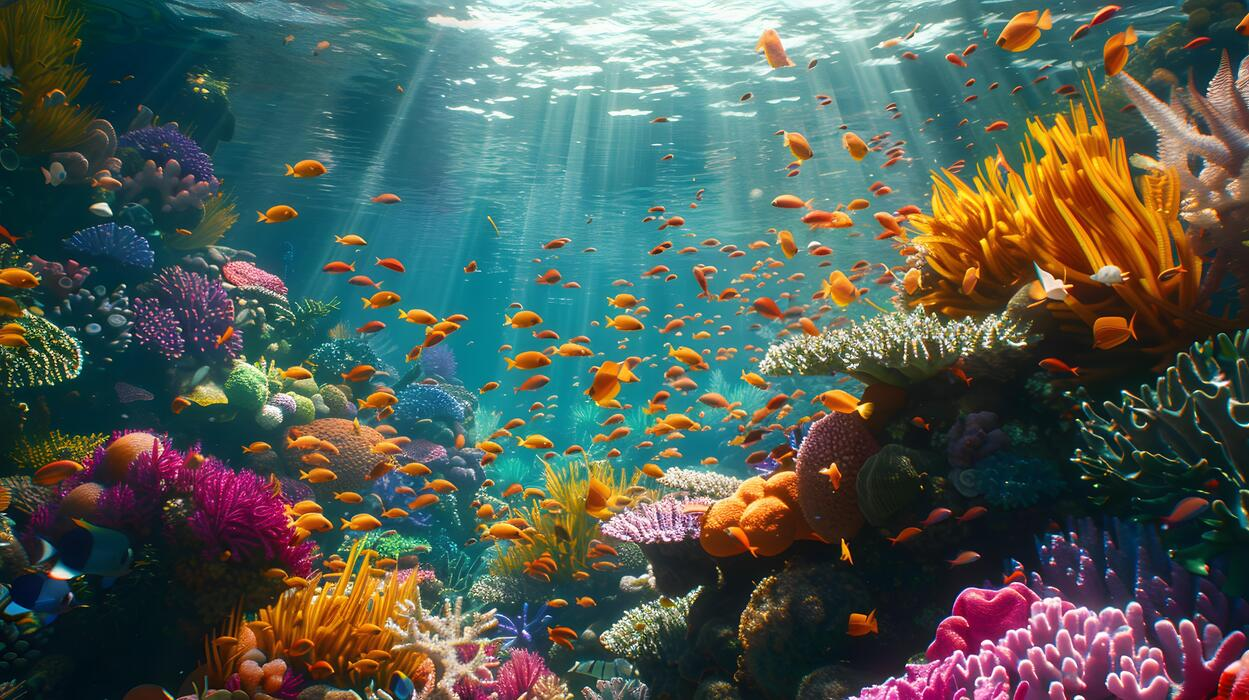
#> input picture data/input/underwater1.jpg, 1249 x 700 px, found by its file name
$ python step7_gamma_correction.py
#> lines starting #> are read from the running program, lines starting #| are printed output that depends on the picture
# step7_gamma_correction.py
# Purpose: brighten a dark underwater image with gamma correction.
# We try several gamma values and also calculate an automatic gamma.

import cv2
import os
import sys
import numpy as np
import matplotlib.pyplot as plt

# ---------- 1. Paths ----------
base_folder    = os.path.dirname(os.path.abspath(__file__))
input_path     = os.path.join(base_folder, "..", "input_images", "underwater1.jpg")
output_folder  = os.path.join(base_folder, "..", "output_images")
results_folder = os.path.join(base_folder, "..", "results")
os.makedirs(output_folder, exist_ok=True)
os.makedirs(results_folder, exist_ok=True)

# ---------- 2. Settings you can change ----------
MAX_WIDTH    = 800
GAMMA_VALUES = [0.5, 0.7, 1.0, 1.5]    # gammas to compare
TARGET_MEAN  = 110                      # brightness we want for the automatic gamma

# ---------- 3. Helper functions ----------
def resize_image(image, max_width):
    """Shrink image so width <= max_width. Keeps aspect ratio."""
    h, w = image.shape[:2]
    if w <= max_width:
        return image.copy()
    scale = max_width / w
    return cv2.resize(image, (max_width, int(h * scale)), interpolation=cv2.INTER_AREA)

def gamma_correction(image, gamma):
    """
    Apply gamma correction.
    image : BGR image (uint8)
    gamma : number > 0.  gamma < 1 brightens, gamma > 1 darkens.
    Returns the corrected image.
    """
    # Build the lookup table: 256 values, one for each possible pixel value
    table = np.array([255 * (i / 255.0) ** gamma for i in range(256)])
    table = np.clip(np.round(table), 0, 255).astype(np.uint8)
    # Replace every pixel by its table entry
    return cv2.LUT(image, table)

def auto_gamma(image, target_mean=110, low=0.4, high=1.0):
    """Calculate a gamma that moves the mean brightness towards target_mean."""
    gray = cv2.cvtColor(image, cv2.COLOR_BGR2GRAY)
    mean = np.clip(gray.mean(), 1, 254)              # avoid log(0) and log(1)
    gamma = np.log(target_mean / 255.0) / np.log(mean / 255.0)
    return float(np.clip(gamma, low, high))          # keep gamma in a safe range

def brightness_and_contrast(image):
    """Return (mean brightness, contrast) from the grayscale image."""
    gray = cv2.cvtColor(image, cv2.COLOR_BGR2GRAY)
    return gray.mean(), gray.std()

def to_rgb(image):
    """BGR -> RGB for Matplotlib."""
    return cv2.cvtColor(image, cv2.COLOR_BGR2RGB)

# ---------- 4. Read and resize ----------
img = cv2.imread(input_path)
#> img is the input picture: shape (700, 1249, 3); mean B, G, R 84.3, 92.3, 80.1
if img is None:
    print("ERROR: Could not read the image.")
    print("Path tried:", os.path.abspath(input_path))
    sys.exit()

img = resize_image(img, MAX_WIDTH)

# ---------- 5. Apply the fixed gamma values ----------
versions = []
for g in GAMMA_VALUES:
    label = "Original (gamma 1.0)" if g == 1.0 else f"gamma = {g}"
    versions.append((label, gamma_correction(img, g)))
#> after the loop, versions = 4 items

# ---------- 6. Apply the automatic gamma ----------
g_auto = auto_gamma(img, TARGET_MEAN)
#> in auto_gamma, `gray = cv2.cvtColor(image, cv2.COLOR_BGR2GRAY)`:
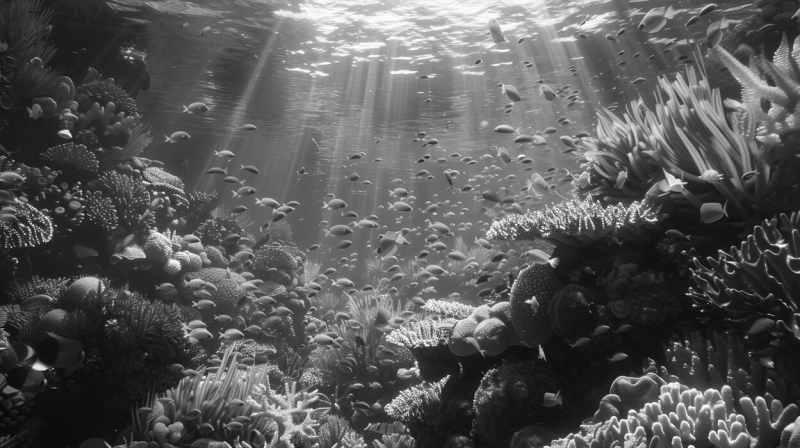
#> gray: shape (448, 800); min 7, max 254, mean 87.7
#> in auto_gamma, `mean = np.clip(gray.mean(), 1, 254)`: mean = 87.74
#> in auto_gamma, `gamma = np.log(target_mean / 255.0) / np.log(mean / 255.0)`: gamma = 0.788
#> g_auto = 0.788
versions.append((f"auto gamma = {g_auto:.2f}", gamma_correction(img, g_auto)))
#> in gamma_correction (call 5), `table = np.array([255 * (i / 255.0) ** gamma for i in range(256)])`: table = 256 values from 0 to 255
#> in gamma_correction (call 5), `return cv2.LUT(image, table)`:
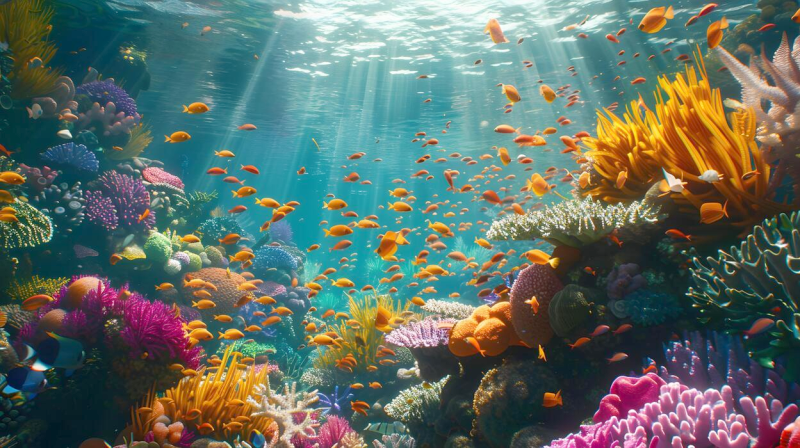
#> returned value: shape (448, 800, 3); mean of channels 0, 1, 2 101.9, 110.6, 96.2; drawn as B, G, R

# ---------- 7. Print brightness and contrast for each version ----------
print(f"Automatic gamma chosen: {g_auto:.2f} (target mean brightness = {TARGET_MEAN})\n")
#| Automatic gamma chosen: 0.79 (target mean brightness = 110)
print(f"{'Version':<24}{'Mean brightness':>18}{'Contrast (std)':>18}")
for label, image in versions:
    bright, contrast = brightness_and_contrast(image)
    print(f"{label:<24}{bright:>18.1f}{contrast:>18.1f}")
#> this loop made 5 passes
#> (label, bright, contrast) on passes 1 to 5: ('gamma = 0.5', 139.3, 47.14), ('gamma = 0.7', 114.2, 51.88), ('Original (gamma 1.0)', 87.74, 53.81), ('gamma = 1.5', 60.62, 51.51), ('auto gamma = 0.79', 105.3, 52.91)
#| gamma = 0.5                          139.3              47.1
#| gamma = 0.7                          114.2              51.9
#| Original (gamma 1.0)                  87.7              53.8
#| gamma = 1.5                           60.6              51.5
#| auto gamma = 0.79                    105.3              52.9
#> pass 1, in brightness_and_contrast, `gray = cv2.cvtColor(image, cv2.COLOR_BGR2GRAY)`:
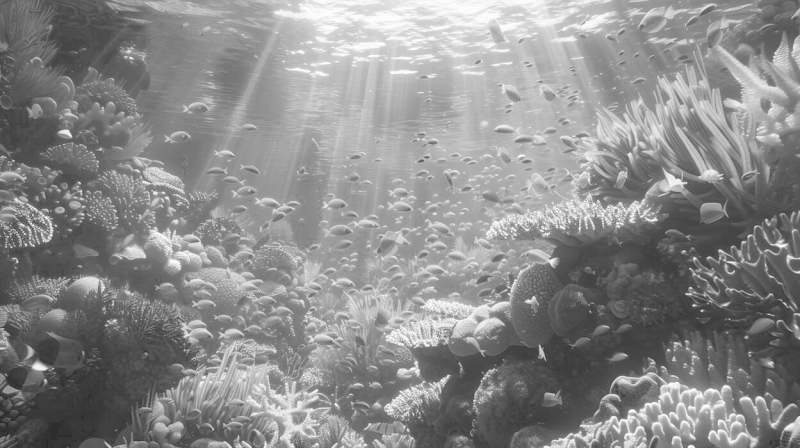
#> gray: shape (448, 800); min 36, max 254, mean 139.3
#> pass 2, in brightness_and_contrast (call 2), `gray = cv2.cvtColor(image, cv2.COLOR_BGR2GRAY)`:
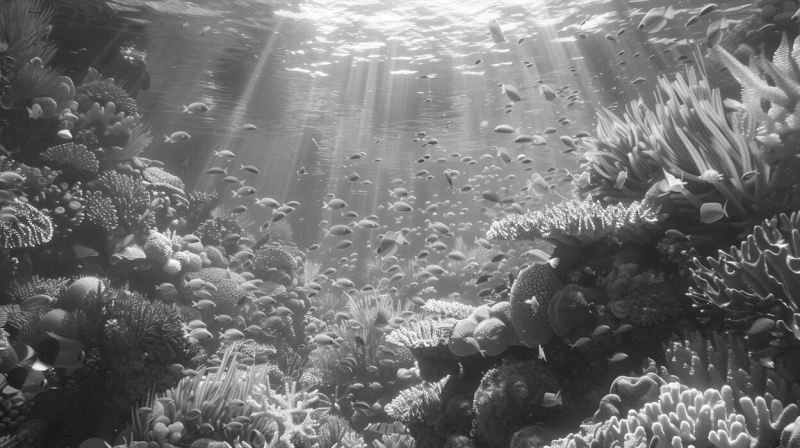
#> gray: shape (448, 800); min 19, max 254, mean 114.2

# Save the automatic result for later steps
cv2.imwrite(os.path.join(output_folder, "step7_gamma_auto.jpg"), versions[-1][1])

# ---------- 8. Figure 1: the gamma curves ----------
fig1 = plt.figure(figsize=(6, 5))
x = np.linspace(0, 1, 256)                         # input values from 0 to 1
for g in [0.5, 0.7, 1.0, 1.5, 2.0]:
    plt.plot(x * 255, (x ** g) * 255, label=f"gamma = {g}")
plt.xlabel("Input pixel value")
plt.ylabel("Output pixel value")
plt.title("Gamma curves")
plt.legend()
plt.grid(True)
plt.tight_layout()
fig1.savefig(os.path.join(results_folder, "step7_gamma_curves.png"), dpi=150)
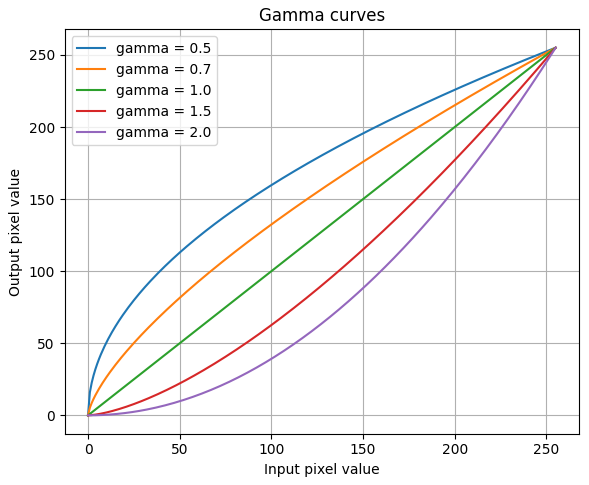
#> figure drawn by matplotlib, 1 panel; curve peaks at x = 255, y = 255; curve peaks at x = 255, y = 255; curve peaks at x = 255, y = 255

# ---------- 9. Figure 2: images (top) and grayscale histograms (bottom) ----------
n = len(versions)
#> n = 5
fig2 = plt.figure(figsize=(16, 6))
for i, (label, image) in enumerate(versions):
    plt.subplot(2, n, i + 1)
    plt.imshow(to_rgb(image))
    plt.title(label, fontsize=10)
    plt.axis("off")

    plt.subplot(2, n, n + i + 1)
    gray = cv2.cvtColor(image, cv2.COLOR_BGR2GRAY)
    hist = cv2.calcHist([gray], [0], None, [256], [0, 256])
    plt.plot(hist, color="black")
    plt.xlim([0, 255])
    plt.xlabel("Pixel value")
#> this loop made 5 passes
#> label on passes 1 to 5: 'gamma = 0.5', 'gamma = 0.7', 'Original (gamma 1.0)', 'gamma = 1.5', 'auto gamma = 0.79'
plt.tight_layout()
fig2.savefig(os.path.join(results_folder, "step7_gamma_comparison.png"), dpi=150)
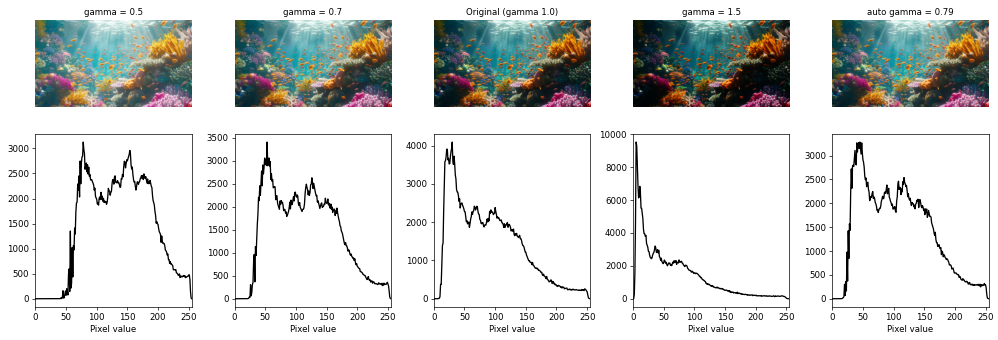
#> figure drawn by matplotlib, 10 panels; panel 2: curve peaks at x = 78, y = 3127; panel 4: curve peaks at x = 53, y = 3411; panel 6: curve peaks at x = 30, y = 4093; panel 8: curve peaks at x = 5, y = 9533

plt.show()

$ run again, with data/input/img1.jpg copied over data/input/underwater1.jpg
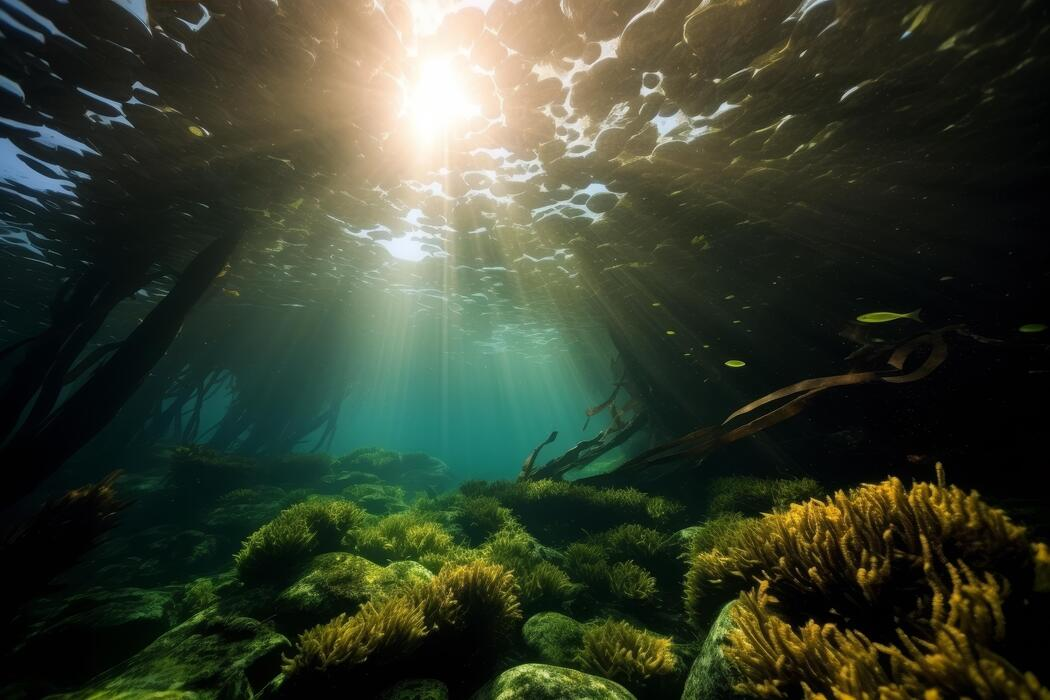
#> input picture data/input/img1.jpg, 1050 x 700 px, found by its file name
#> img is the input picture: shape (700, 1050, 3); mean B, G, R 46.3, 63.3, 55.4
#> after the loop `for g in GAMMA_VALUES:`: versions = 4 items
#> mean = 59
#> gamma = 0.574
#> table = 256 values from 0 to 255
#> in gamma_correction (call 5), `return cv2.LUT(image, table)`:
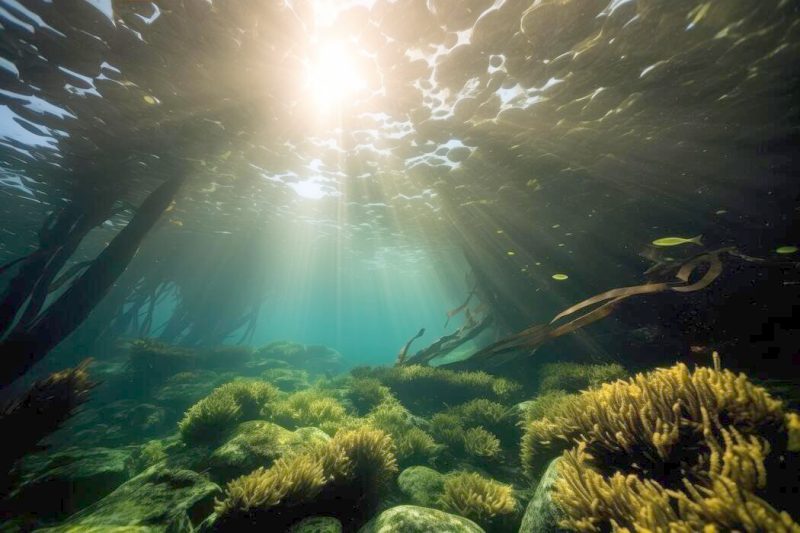
#> returned value: shape (533, 800, 3); mean of channels 0, 1, 2 82.1, 101.6, 90.3; drawn as B, G, R
#| Automatic gamma chosen: 0.57 (target mean brightness = 110)
#> the loop `for label, image in versions:` made 5 passes
#> (label, bright, contrast) on passes 1 to 5: ('gamma = 0.5', 106.2, 59.6), ('gamma = 0.7', 81.88, 60.83), ('Original (gamma 1.0)', 59, 58.92), ('gamma = 1.5', 38.53, 53.74), ('auto gamma = 0.57', 95.99, 60.44)
#> (printed output is left out)
#> pass 2, in brightness_and_contrast (call 2), `gray = cv2.cvtColor(image, cv2.COLOR_BGR2GRAY)`:
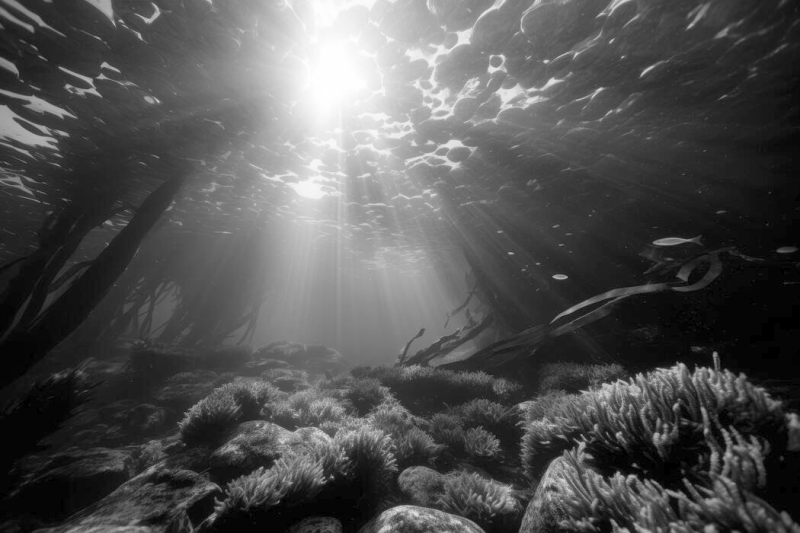
#> gray: shape (533, 800); min 0, max 255, mean 81.9
#> n = 5
#> the loop `for i, (label, image) in enumerate(versions):` made 5 passes
#> label on passes 1 to 5: 'gamma = 0.5', 'gamma = 0.7', 'Original (gamma 1.0)', 'gamma = 1.5', 'auto gamma = 0.57'

$ run again, with data/input/img2.jpg copied over data/input/underwater1.jpg
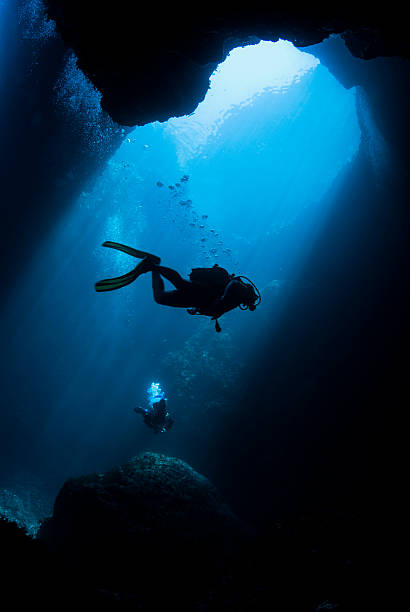
#> input picture data/input/img2.jpg, 410 x 612 px, found by its file name
#> img is the input picture: shape (612, 410, 3); mean B, G, R 75.8, 50.4, 6.8
#> after the loop `for g in GAMMA_VALUES:`: versions = 4 items
#> mean = 40.2
#> gamma = 0.455
#> table = 256 values from 0 to 255
#> in gamma_correction (call 5), `return cv2.LUT(image, table)`:
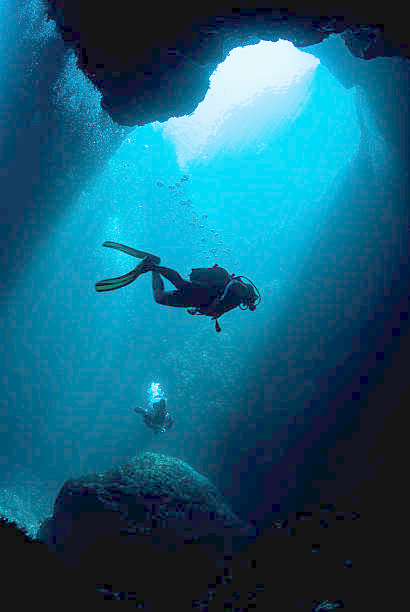
#> returned value: shape (612, 410, 3); mean of channels 0, 1, 2 119.9, 94.3, 21.1; drawn as B, G, R
#| Automatic gamma chosen: 0.46 (target mean brightness = 110)
#> the loop `for label, image in versions:` made 5 passes
#> (label, bright, contrast) on passes 1 to 5: ('gamma = 0.5', 70.4, 55.93), ('gamma = 0.7', 53.98, 55.13), ('Original (gamma 1.0)', 40.2, 51.59), ('gamma = 1.5', 28.2, 45.69), ('auto gamma = 0.46', 75.36, 55.78)
#> (printed output is left out)
#> pass 2, in brightness_and_contrast (call 2), `gray = cv2.cvtColor(image, cv2.COLOR_BGR2GRAY)`:
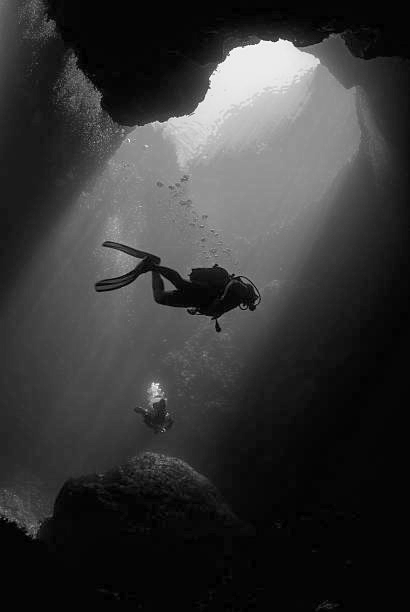
#> gray: shape (612, 410); min 0, max 252, mean 54
#> n = 5
#> the loop `for i, (label, image) in enumerate(versions):` made 5 passes
#> label on passes 1 to 5: 'gamma = 0.5', 'gamma = 0.7', 'Original (gamma 1.0)', 'gamma = 1.5', 'auto gamma = 0.46'
